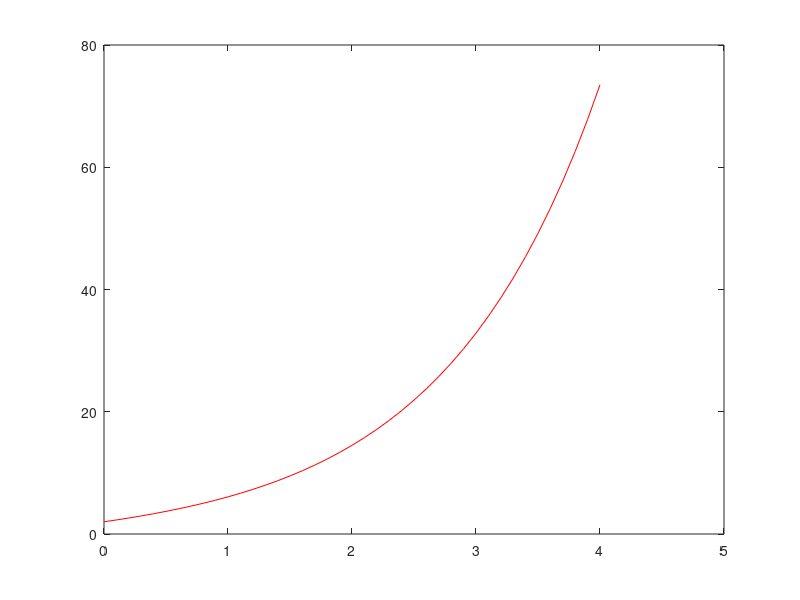

Recreate this plot in MATLAB.
f=@(x,y) 4*(exp(0.8*x))-0.5*y;
% (0, 2)
h=0.1; %step size

xfinal=4; %solve from x=[0,xfinal]


x(1)=0;
y(1)=2;

steps = ceil(xfinal/h)

for i=1:steps
    x(i+1)=x(i)+h;
    y(i+1)=y(i)+f(x(i),y(i))*h;
end
plot(x,y,'r')%red color
hold on